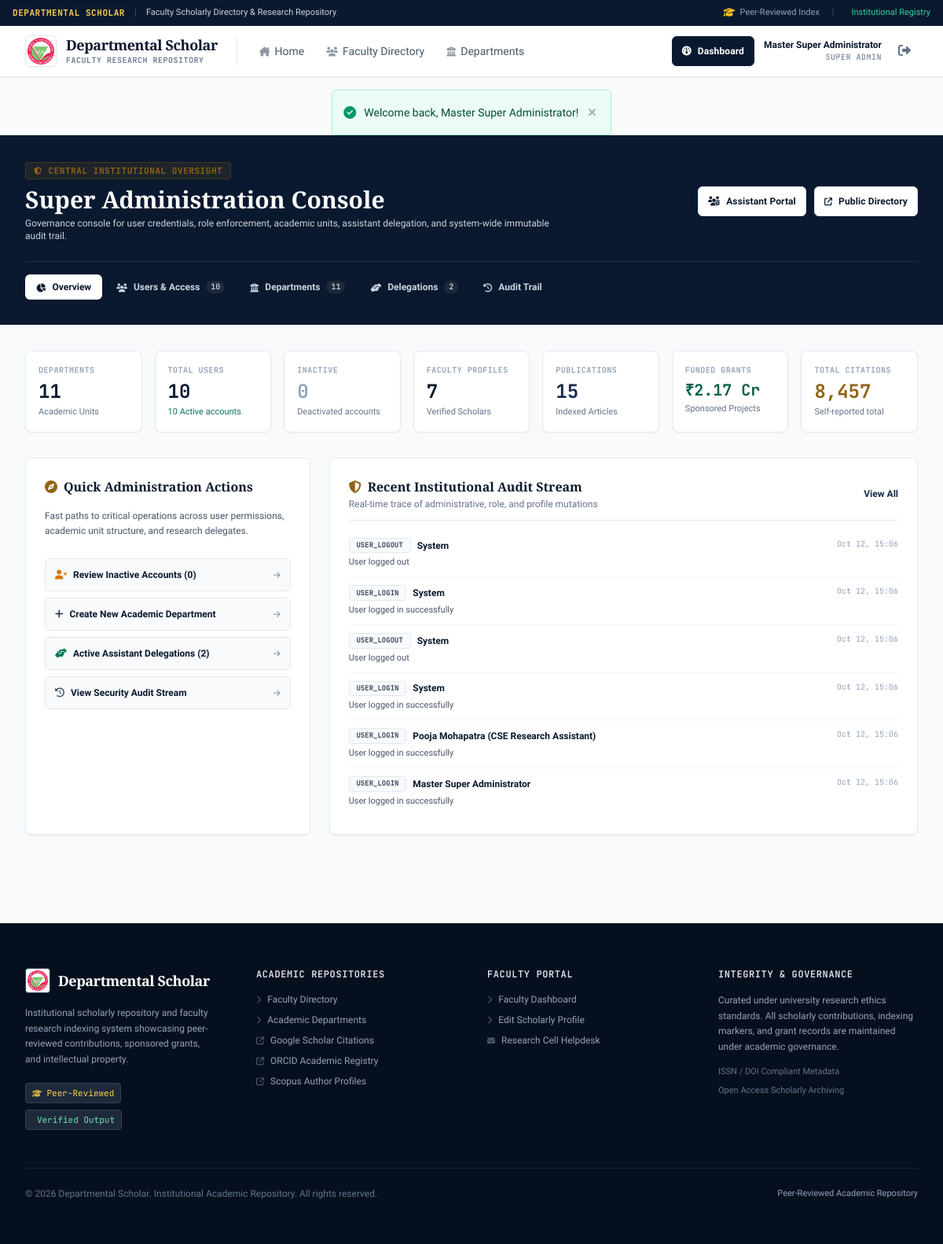
/admin/index.php (signed in), run on an earlier commit of the app's database.
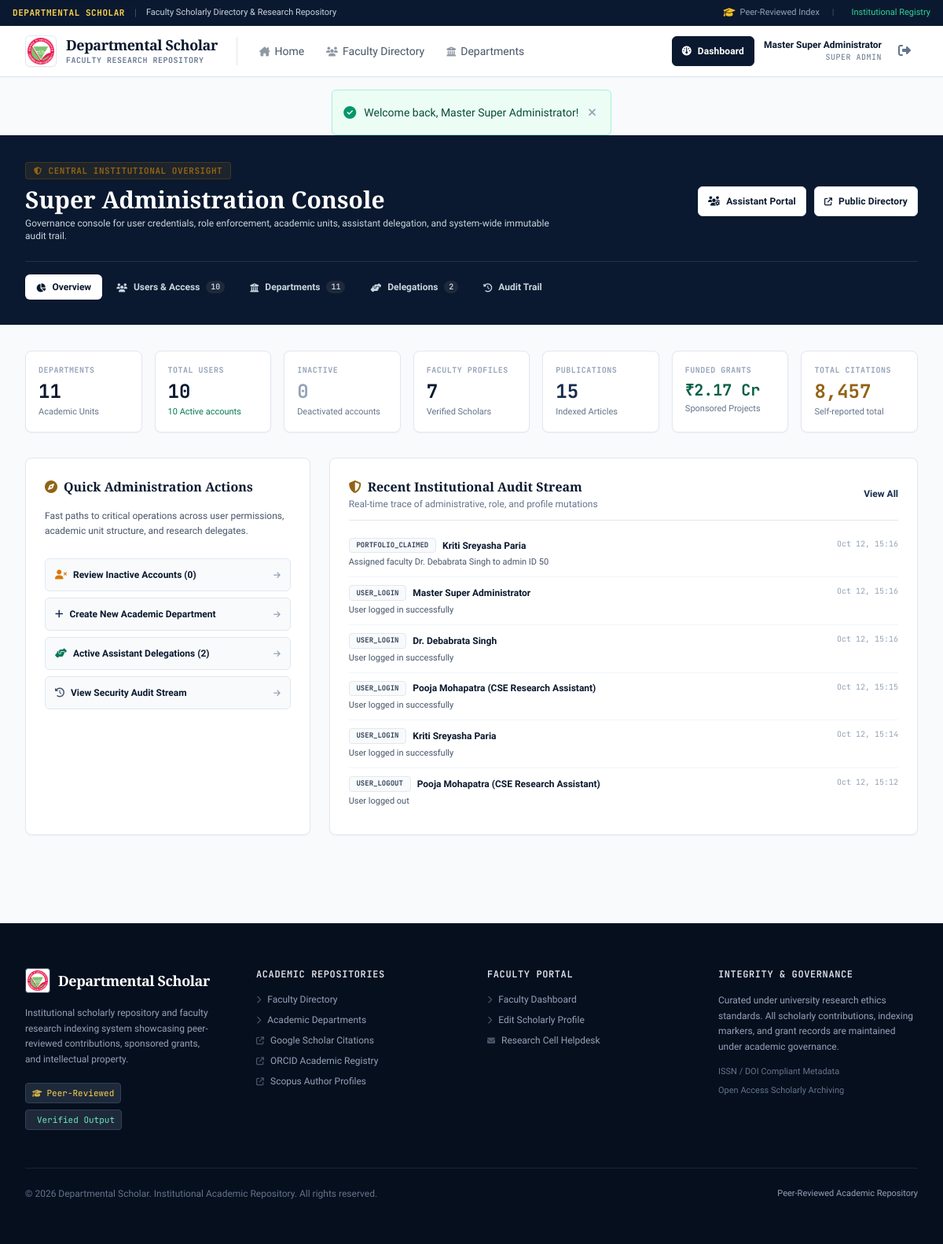
And on a later commit of the database.
### tables this page shows
CREATE TABLE `audit_logs` (
  `id` int(11) NOT NULL AUTO_INCREMENT,
  `user_id` int(11) DEFAULT NULL,
  `action` varchar(100) NOT NULL,
  `target_type` varchar(100) DEFAULT NULL,
  `target_id` int(11) DEFAULT NULL,
  `details` text DEFAULT NULL,
  `ip_address` varchar(50) DEFAULT NULL,
  `created_at` timestamp NOT NULL DEFAULT current_timestamp(),
  PRIMARY KEY (`id`),
  KEY `idx_audit_user` (`user_id`),
  KEY `idx_audit_action` (`action`),
  CONSTRAINT `fk_audit_user` FOREIGN KEY (`user_id`) REFERENCES `users` (`id`) ON DELETE SET NULL
);

CREATE TABLE `users` (
  `id` int(11) NOT NULL AUTO_INCREMENT,
  `email` varchar(191) NOT NULL,
  `password_hash` varchar(255) NOT NULL,
  `full_name` varchar(191) NOT NULL,
  `role` enum('super_admin','admin','faculty') NOT NULL DEFAULT 'faculty',
  `status` enum('active','inactive','pending') NOT NULL DEFAULT 'active',
  `created_at` timestamp NOT NULL DEFAULT current_timestamp(),
  `updated_at` timestamp NOT NULL DEFAULT current_timestamp() ON UPDATE current_timestamp(),
  PRIMARY KEY (`id`),
  UNIQUE KEY `email` (`email`),
  KEY `idx_role_status` (`role`,`status`)
);

### includes/helpers.php (called while the page is built, shortened)
<?php
function e(?string $value): string {
    return htmlspecialchars($value ?? '', ENT_QUOTES, 'UTF-8');
}
    ?>

### admin/index.php (the view, shortened to what the rows shown need)
<?php
require_once __DIR__ . '/../includes/helpers.php';
$db = Database::getConnection();
$currentTab = $_GET['tab'] ?? 'overview';
$auditPage = max(1, (int)($_GET['audit_page'] ?? 1));
$auditLimit = 20;
$auditOffset = ($auditPage - 1) * $auditLimit;
$auditWhere = ["1=1"];
$auditParams = [];
$auditWhereSql = implode(" AND ", $auditWhere);
$auditSql = "
    SELECT al.*, u.full_name as actor_name, u.email as actor_email, u.role as actor_role
    FROM audit_logs al
    LEFT JOIN users u ON al.user_id = u.id
    WHERE {$auditWhereSql}
    ORDER BY al.id DESC
    LIMIT {$auditLimit} OFFSET {$auditOffset}
";
$aStmt = $db->prepare($auditSql);
$aStmt->execute($auditParams);
$auditLogs = $aStmt->fetchAll(PDO::FETCH_ASSOC);
require_once __DIR__ . '/../includes/header.php';
?>
<div class="bg-oxford-navy text-white border-b border-scholar-border py-8">
    <div class="max-w-7xl mx-auto px-4 sm:px-6 lg:px-8">
        <div class="flex flex-col md:flex-row md:items-center justify-between gap-6">
            <div>
                <h1 class="text-2xl sm:text-3xl font-bold font-serif leading-tight text-white">Super Administration Console</h1>
            </div>
        </div>
    </div>
</div>
<div class="max-w-7xl mx-auto px-4 sm:px-6 lg:px-8 py-8 space-y-8">
    <?php if ($currentTab === 'overview'): ?>
        <div class="grid grid-cols-1 lg:grid-cols-3 gap-6">
            <div class="lg:col-span-2 academic-card p-6">
                <div class="divide-y divide-slate-100 text-xs">
                    <?php
                        $quickLogs = array_slice($auditLogs, 0, 6);
                        if (empty($quickLogs)):
                    ?>
                        <p class="py-6 text-center text-slate-400 text-xs">No audit events logged yet.</p>
                    <?php else: ?>
                        <?php foreach ($quickLogs as $l): ?>
                            <div class="py-2.5 flex items-start justify-between gap-3">
                                <div>
                                    <div class="flex items-center gap-2">
                                        <span class="academic-tag font-mono text-[9px] uppercase font-bold">
                                            <?= e($l['action']) ?>
                                        </span>
                                        <span class="font-semibold text-oxford-navy">
                                            <?= e($l['actor_name'] ?? 'System') ?>
                                        </span>
                                    </div>
                                    <p class="text-[11px] text-slate-600 mt-1"><?= e($l['details']) ?></p>
                                </div>
                                <span class="font-mono text-[10px] text-slate-400 flex-shrink-0"><?= date('M d, H:i', strtotime($l['created_at'])) ?></span>
                            </div>
                        <?php endforeach; ?>
                    <?php endif; ?>
                </div>
            </div>
        </div>
    <?php endif; ?>
</div>
<?php require_once __DIR__ . '/../includes/footer.php'; ?>

What changed in the data, as far as the page shows it:
no longer on this page (row unchanged): audit_logs: action "USER_LOGOUT", actor_name "System", details "User logged out", created_at "Oct 12, 15:06"
no longer on this page (row unchanged): audit_logs: action "USER_LOGIN", actor_name "System", details "User logged in successfully", created_at "Oct 12, 15:06"
no longer on this page (row unchanged): audit_logs: action "USER_LOGOUT", actor_name "System", details "User logged out", created_at "Oct 12, 15:06"
no longer on this page (row unchanged): audit_logs: action "USER_LOGIN", actor_name "System", details "User logged in successfully", created_at "Oct 12, 15:06"
no longer on this page (row unchanged): audit_logs: action "USER_LOGIN", user.full_name "Pooja Mohapatra (CSE Research Assistant)", details "User logged in successfully", created_at "Oct 12, 15:06"
no longer on this page (row unchanged): audit_logs: action "USER_LOGIN", user.full_name "Master Super Administrator", details "User logged in successfully", created_at "Oct 12, 15:06"
added audit_logs: action "PORTFOLIO_CLAIMED", user.full_name "Kriti Sreyasha Paria", details "Assigned faculty Dr. Debabrata Singh to admin ID 50", created_at "Oct 12, 15:16"
added audit_logs: action "USER_LOGIN", user.full_name "Master Super Administrator", details "User logged in successfully", created_at "Oct 12, 15:16"
added audit_logs: action "USER_LOGIN", user.full_name "Dr. Debabrata Singh", details "User logged in successfully", created_at "Oct 12, 15:16"
added audit_logs: action "USER_LOGIN", user.full_name "Pooja Mohapatra (CSE Research Assistant)", details "User logged in successfully", created_at "Oct 12, 15:15"
added audit_logs: action "USER_LOGIN", user.full_name "Kriti Sreyasha Paria", details "User logged in successfully", created_at "Oct 12, 15:14"
added audit_logs: action "USER_LOGOUT", user.full_name "Pooja Mohapatra (CSE Research Assistant)", details "User logged out", created_at "Oct 12, 15:12"
